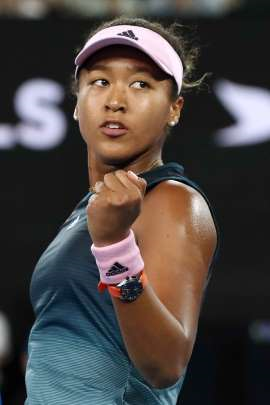
#> input picture python/opencv/sample/sample01.png, 270 x 405 px, found by its file name
$ python sample01.py
#> lines starting #> are read from the running program, lines starting #| are printed output that depends on the picture
# coding: utf-8
# sample01.py

import os
import cv2

try:
#   https://note.nkmk.me/python-script-file-path/
#   img = cv2.imread('F:\\Program\\Programming_study\\python\\opencv\\sample\\sample01.png', cv2.IMREAD_COLOR)
    pngpath = os.path.join(os.path.dirname(__file__), '..\\sample\\sample01.png')
    img = cv2.imread(pngpath, cv2.IMREAD_COLOR)
#> img is the input picture: shape (405, 270, 3); mean B, G, R 66, 68.5, 74.8
    if img is None:
        raise FileNotFoundError('ファイルが見つかりません。')

    cv2.imshow('sample01', img) # オリジナル

    dst1 = cv2.flip(img, 0) # 上下反転
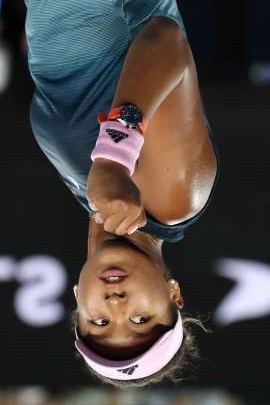
#> dst1: shape (405, 270, 3); mean B, G, R 66, 68.5, 74.8
    cv2.imshow('sample02', dst1)

    dst2 = cv2.flip(img, 1) # 左右反転
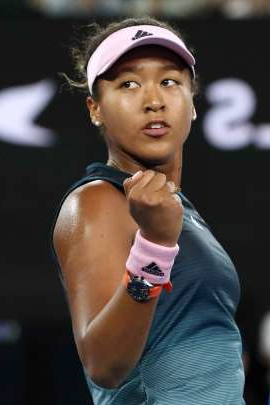
#> dst2: shape (405, 270, 3); mean B, G, R 66, 68.5, 74.8
    cv2.imshow('sample03', dst2)

    dst3 = cv2.flip(img, -1) # 上下左右反転
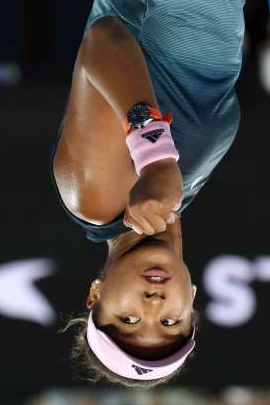
#> dst3: shape (405, 270, 3); mean B, G, R 66, 68.5, 74.8
    cv2.imshow('sample04', dst3)

    cv2.waitKey(0)
    cv2.destroyAllWindows()

except FileNotFoundError as e:
    print(e)
